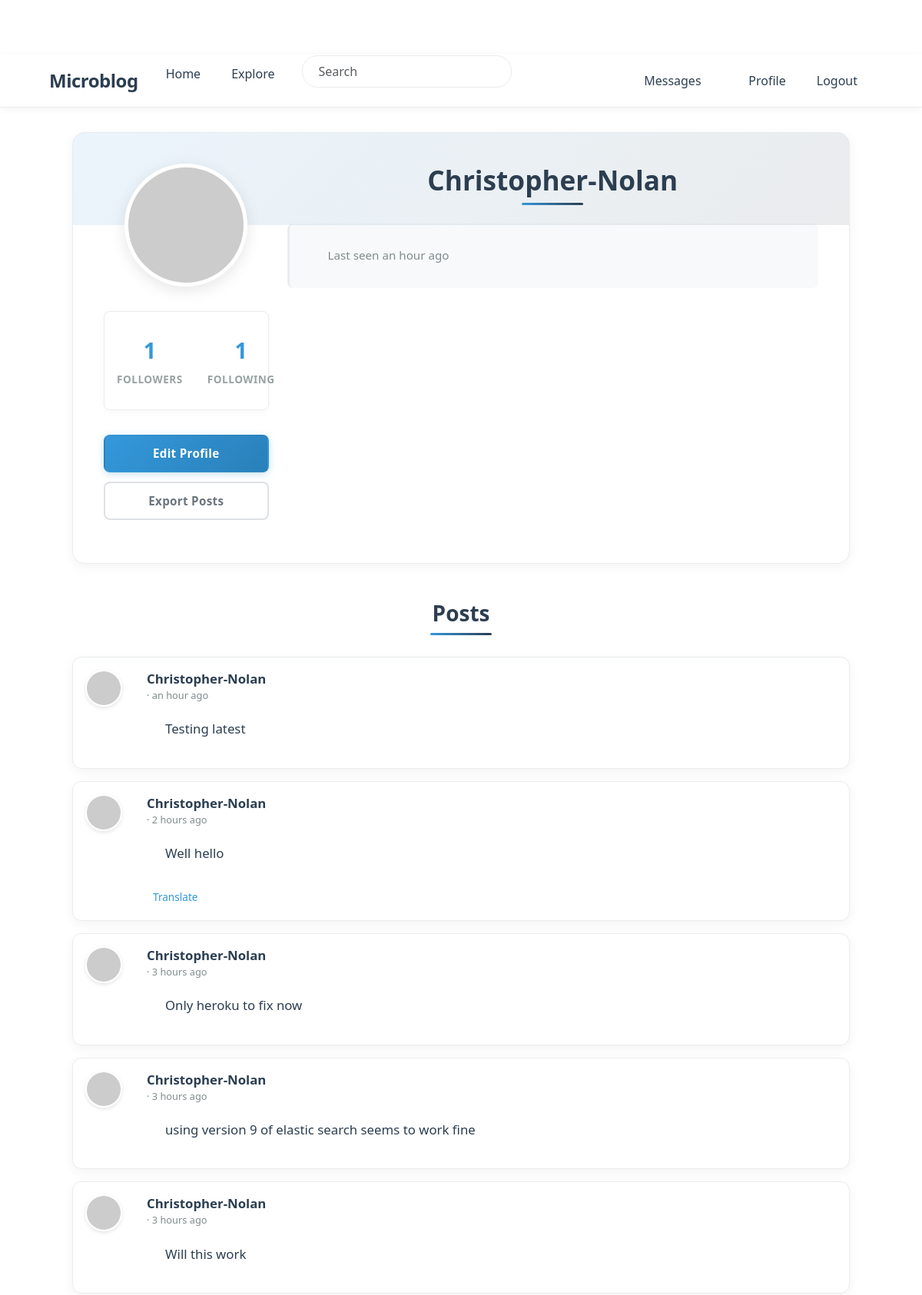
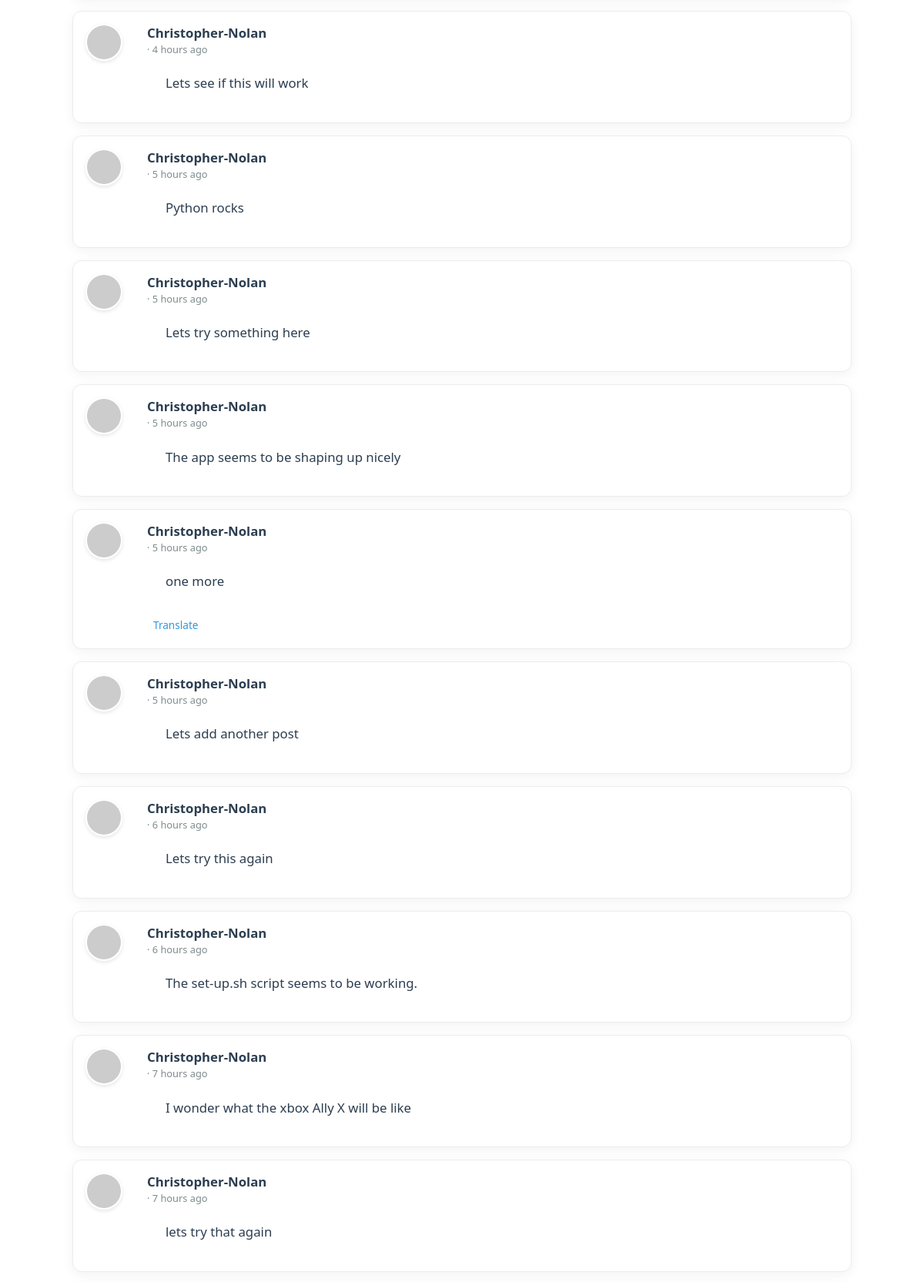
The app's page /user/Christopher-Nolan (signed in, upper part) with its own data (2 pictures, top to bottom).
### app/models.py (models this page shows, shortened)
class PaginatedAPIMixin(object):
    @staticmethod
    def to_collection_dict(query, page, per_page, endpoint, **kwargs):
        resources = db.paginate(query, page=page, per_page=per_page,
                                error_out=False)
        data = {
            'items': [item.to_dict() for item in resources.items],
            '_meta': {
                'page': page,
                'per_page': per_page,
                'total_pages': resources.pages,
                'total_items': resources.total
            },
            '_links': {
                'self': url_for(endpoint, page=page, per_page=per_page,
                                **kwargs),
                'next': url_for(endpoint, page=page + 1, per_page=per_page,
                                **kwargs) if resources.has_next else None,
                'prev': url_for(endpoint, page=page - 1, per_page=per_page,
                                **kwargs) if resources.has_prev else None
            }
        }
        return data

class User(PaginatedAPIMixin, UserMixin, db.Model):
    id: so.Mapped[int] = so.mapped_column(primary_key=True)
    username: so.Mapped[str] = so.mapped_column(sa.String(64), index=True,
                                                unique=True)
    email: so.Mapped[str] = so.mapped_column(sa.String(120), index=True,
                                             unique=True)
    password_hash: so.Mapped[Optional[str]] = so.mapped_column(sa.String(256))
    about_me: so.Mapped[Optional[str]] = so.mapped_column(sa.String(140))
    last_seen: so.Mapped[Optional[datetime]] = so.mapped_column(
        default=lambda: datetime.now(timezone.utc))
    last_message_read_time: so.Mapped[Optional[datetime]]
    token: so.Mapped[Optional[str]] = so.mapped_column(
        sa.String(32), index=True, unique=True)
    token_expiration: so.Mapped[Optional[datetime]]
    posts: so.WriteOnlyMapped['Post'] = so.relationship(
        back_populates='author')
    following: so.WriteOnlyMapped['User'] = so.relationship(
        secondary=followers, primaryjoin=(followers.c.follower_id == id),
        secondaryjoin=(followers.c.followed_id == id),
        back_populates='followers')
    followers: so.WriteOnlyMapped['User'] = so.relationship(
        secondary=followers, primaryjoin=(followers.c.followed_id == id),
        secondaryjoin=(followers.c.follower_id == id),
        back_populates='following')
    messages_sent: so.WriteOnlyMapped['Message'] = so.relationship(
        foreign_keys='Message.sender_id', back_populates='author')
    messages_received: so.WriteOnlyMapped['Message'] = so.relationship(
        foreign_keys='Message.recipient_id', back_populates='recipient')
    notifications: so.WriteOnlyMapped['Notification'] = so.relationship(
        back_populates='user')
    tasks: so.WriteOnlyMapped['Task'] = so.relationship(back_populates='user')
    def avatar(self, size):
        digest = md5(self.email.lower().encode('utf-8')).hexdigest()
        return f'https://www.gravatar.com/avatar/{digest}?d=identicon&s={size}'
    def followers_count(self):
        query = sa.select(sa.func.count()).select_from(
            self.followers.select().subquery())
        return db.session.scalar(query)
    def following_count(self):
        query = sa.select(sa.func.count()).select_from(
            self.following.select().subquery())
        return db.session.scalar(query)
    def unread_message_count(self):
        last_read_time = self.last_message_read_time or datetime(1900, 1, 1)
        query = sa.select(Message).where(Message.recipient == self,
                                         Message.timestamp > last_read_time)
        return db.session.scalar(sa.select(sa.func.count()).select_from(
            query.subquery()))
    def get_tasks_in_progress(self):
        query = self.tasks.select().where(Task.complete == False)
        return db.session.scalars(query)
    def get_task_in_progress(self, name):
        query = self.tasks.select().where(Task.name == name,
                                          Task.complete == False)
        return db.session.scalar(query)

class SearchableMixin:
    @classmethod
    def before_commit(cls, session):
        session._changes = {
            'add': list(session.new),
            'update': list(session.dirty),
            'delete': list(session.deleted)
        }
    @classmethod
    def after_commit(cls, session):
        try:
            for obj in session._changes['add']:
                if isinstance(obj, SearchableMixin):
                    add_to_index(obj.__tablename__, obj)
            for obj in session._changes['update']:
                if isinstance(obj, SearchableMixin):
                    add_to_index(obj.__tablename__, obj)
            for obj in session._changes['delete']:
                if isinstance(obj, SearchableMixin):
                    remove_from_index(obj.__tablename__, obj)
        except Exception as e:
            current_app.logger.error(f'Error in after_commit: {e}')
        finally:
            session._changes = None

class Post(SearchableMixin, db.Model):
    __searchable__ = ['body']
    id: so.Mapped[int] = so.mapped_column(primary_key=True)
    body: so.Mapped[str] = so.mapped_column(sa.String(140))
    timestamp: so.Mapped[datetime] = so.mapped_column(
        index=True, default=lambda: datetime.now(timezone.utc))
    user_id: so.Mapped[int] = so.mapped_column(sa.ForeignKey(User.id),
                                               index=True)
    language: so.Mapped[Optional[str]] = so.mapped_column(sa.String(5))
    author: so.Mapped[User] = so.relationship(back_populates='posts')

### app/main/routes.py (the view)
@bp.route('/user/<username>')
@login_required
def user(username):
    user = db.first_or_404(sa.select(User).where(User.username == username))
    page = request.args.get('page', 1, type=int)
    query = user.posts.select().order_by(Post.timestamp.desc())
    posts = db.paginate(query, page=page,
                        per_page=current_app.config['POSTS_PER_PAGE'],
                        error_out=False)
    next_url = url_for('main.user', username=user.username,
                       page=posts.next_num) if posts.has_next else None
    prev_url = url_for('main.user', username=user.username,
                       page=posts.prev_num) if posts.has_prev else None
    form = EmptyForm()
    return render_template('user.html', user=user, posts=posts.items,
                           next_url=next_url, prev_url=prev_url, form=form)

### app/main/forms.py
class SearchForm(FlaskForm):
    q = StringField(_l('Search'), validators=[DataRequired()])
    def __init__(self, *args, **kwargs):
        if 'formdata' not in kwargs:
            kwargs['formdata'] = request.args
        if 'meta' not in kwargs:
            kwargs['meta'] = {'csrf': False}
        super(SearchForm, self).__init__(*args, **kwargs)

class EmptyForm(FlaskForm):
    submit = SubmitField('Submit')

### app/__init__.py (called while the page is built)
def get_locale():
    return request.accept_languages.best_match(current_app.config['LANGUAGES'])

### app/main/routes.py (called while the page is built)
@bp.before_app_request
def before_request():
    if current_user.is_authenticated:
        current_user.last_seen = datetime.now(timezone.utc)
        db.session.commit()
        g.search_form = SearchForm()
    g.locale = str(get_locale())

### app/models.py (called while the page is built)
@login.user_loader
def load_user(id):
    return db.session.get(User, int(id))

### app/templates/user.html (shortened to what this page needs)
{% extends "base.html" %}
{% block content %}
<div class="container">
    <div class="profile-container">
        <div class="row">
            <div class="col-md-3 text-center">
                <img src="{{ user.avatar(200) }}" class="profile-avatar" alt="{{ user.username }}'s avatar">
                <div class="profile-stats">
                    <div class="stat-item">
                        <span class="stat-value">{{ user.followers_count() }}</span>
                        <span class="stat-label">{{ _('Followers') }}</span>
                    </div>
                    <div class="stat-item">
                        <span class="stat-value">{{ user.following_count() }}</span>
                        <span class="stat-label">{{ _('Following') }}</span>
                    </div>
                </div>
                <div class="profile-actions">
                    {% if user == current_user %}
                        <a href="{{ url_for('main.edit_profile') }}" class="btn btn-edit">
                            {{ _('Edit Profile') }}
                        </a>
                        {% if not current_user.get_task_in_progress('export_posts') %}
                        <a href="{{ url_for('main.export_posts') }}" class="btn btn-outline-secondary">
                            {{ _('Export Posts') }}
                        </a>
                        {% endif %}
                    {% elif not current_user.is_following(user) %}
                        <form action="{{ url_for('main.follow', username=user.username) }}" method="post" class="d-inline">
                            {{ form.hidden_tag() }}
                            <button type="submit" class="btn btn-primary">{{ _('Follow') }}</button>
                        </form>
                    {% else %}
                        <form action="{{ url_for('main.unfollow', username=user.username) }}" method="post" class="d-inline">
                            {{ form.hidden_tag() }}
                            <button type="submit" class="btn btn-outline-secondary">{{ _('Following') }}</button>
                        </form>
                    {% endif %}
                </div>
            </div>
            <div class="col-md-9">
                <h1 class="profile-username">{{ user.username }}</h1>
                <div class="profile-meta">
                    {% if user.last_seen %}
                    <p> {{ _('Last seen') }} {{ moment(user.last_seen).fromNow() }}</p>
                    {% endif %}
                </div>
            </div>
        </div>
    </div>
    <h2 class="posts-header">{{ _('Posts') }}</h2>
    {% for post in posts %}
        {% include '_post.html' %}
    {% endfor %}
{% endblock %}

### app/templates/_post.html (shortened to what this page needs)
<div class="card post-card mb-3">
    <div class="card-body">
        <div class="d-flex">
            <div class="flex-shrink-0 me-3">
                <a href="{{ url_for('main.user', username=post.author.username) }}">
                    <img src="{{ post.author.avatar(50) }}" class="post-avatar" alt="{{ post.author.username }}'s avatar">
                </a>
            </div>
            <div class="flex-grow-1">
                <div class="d-flex justify-content-between align-items-start">
                    <div>
                        <a class="user_popup post-username" href="{{ url_for('main.user', username=post.author.username) }}">
                            {{ post.author.username }}
                        </a>
                        <span class="post-time">· {{ moment(post.timestamp).fromNow() }}</span>
                    </div>
                </div>
                <div class="post-body" id="post{{ post.id }}">{{ post.body }}</div>
                {% if post.language and post.language != g.locale %}
                <div class="mt-2">
                    <a href="javascript:translate(
                        'post{{ post.id }}',
                        'translation{{ post.id }}',
                        '{{ post.language }}',
                        '{{ g.locale }}')"
                       class="translation-link">
                        {{ _('Translate') }}
                    </a>
                </div>
                {% endif %}
            </div>
        </div>
    </div>
</div>

### records on screen
User: username "Christopher-Nolan", last_seen "an hour ago"
Post: author.username "Christopher-Nolan", timestamp "an hour ago", body "Testing latest"
Post: author.username "Christopher-Nolan", timestamp "2 hours ago", body "Well hello"
Post: author.username "Christopher-Nolan", timestamp "3 hours ago", body "Only heroku to fix now"
Post: author.username "Christopher-Nolan", timestamp "3 hours ago", body "using version 9 of elastic search seems to work fine"
Post: author.username "Christopher-Nolan", timestamp "3 hours ago", body "Will this work"
Post: author.username "Christopher-Nolan", timestamp "4 hours ago", body "Lets see if this will work"
Post: author.username "Christopher-Nolan", timestamp "5 hours ago", body "Python rocks"
Post: author.username "Christopher-Nolan", timestamp "5 hours ago", body "Lets try something here"
Post: author.username "Christopher-Nolan", timestamp "5 hours ago", body "The app seems to be shaping up nicely"
Post: author.username "Christopher-Nolan", timestamp "5 hours ago", body "one more"
Post: author.username "Christopher-Nolan", timestamp "5 hours ago", body "Lets add another post"
Post: author.username "Christopher-Nolan", timestamp "6 hours ago", body "Lets try this again"
Post: author.username "Christopher-Nolan", timestamp "6 hours ago", body "The set-up.sh script seems to be working."
Post: author.username "Christopher-Nolan", timestamp "7 hours ago", body "I wonder what the xbox Ally X will be like"
Post: author.username "Christopher-Nolan", timestamp "7 hours ago", body "lets try that again"

### other values on screen
{{ user.followers_count() }} "1"
{{ user.following_count() }} "1"
